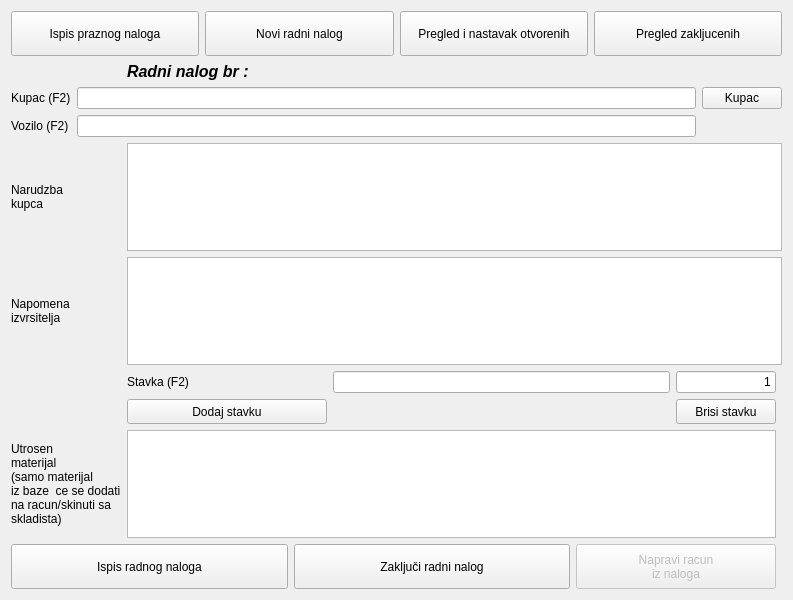
<?xml version="1.0" encoding="UTF-8"?>
<ui version="4.0">
 <class>frmrnalog</class>
 <widget class="QDialog" name="frmrnalog">
  <property name="geometry">
   <rect>
    <x>0</x>
    <y>0</y>
    <width>793</width>
    <height>600</height>
   </rect>
  </property>
  <property name="windowTitle">
   <string>Dialog</string>
  </property>
  <layout class="QGridLayout" name="gridLayout_2">
   <item row="6" column="0">
    <widget class="QLabel" name="label_5">
     <property name="text">
      <string>Utrosen
materijal
(samo materijal
iz baze  ce se dodati
na racun/skinuti sa 
skladista)</string>
     </property>
    </widget>
   </item>
   <item row="5" column="1">
    <layout class="QGridLayout" name="gridLayout_4">
     <item row="1" column="1">
      <widget class="QLabel" name="label_6">
       <property name="text">
        <string>Stavka (F2)</string>
       </property>
      </widget>
     </item>
     <item row="1" column="2">
      <widget class="QLineEdit" name="txtStavkaNaziv"/>
     </item>
     <item row="2" column="1">
      <widget class="QPushButton" name="btnStavkaDodaj">
       <property name="minimumSize">
        <size>
         <width>200</width>
         <height>25</height>
        </size>
       </property>
       <property name="maximumSize">
        <size>
         <width>200</width>
         <height>16777215</height>
        </size>
       </property>
       <property name="focusPolicy">
        <enum>Qt::NoFocus</enum>
       </property>
       <property name="contextMenuPolicy">
        <enum>Qt::NoContextMenu</enum>
       </property>
       <property name="text">
        <string>Dodaj stavku</string>
       </property>
      </widget>
     </item>
     <item row="1" column="3">
      <widget class="QLineEdit" name="txtStavkaKol">
       <property name="sizePolicy">
        <sizepolicy hsizetype="Expanding" vsizetype="Fixed">
         <horstretch>0</horstretch>
         <verstretch>1</verstretch>
        </sizepolicy>
       </property>
       <property name="maximumSize">
        <size>
         <width>100</width>
         <height>16777215</height>
        </size>
       </property>
       <property name="text">
        <string>1</string>
       </property>
       <property name="alignment">
        <set>Qt::AlignRight|Qt::AlignTrailing|Qt::AlignVCenter</set>
       </property>
      </widget>
     </item>
     <item row="2" column="3">
      <widget class="QPushButton" name="btnStavkaBrisi">
       <property name="minimumSize">
        <size>
         <width>100</width>
         <height>25</height>
        </size>
       </property>
       <property name="maximumSize">
        <size>
         <width>100</width>
         <height>16777215</height>
        </size>
       </property>
       <property name="focusPolicy">
        <enum>Qt::NoFocus</enum>
       </property>
       <property name="contextMenuPolicy">
        <enum>Qt::NoContextMenu</enum>
       </property>
       <property name="text">
        <string>Brisi stavku</string>
       </property>
      </widget>
     </item>
    </layout>
   </item>
   <item row="7" column="0" colspan="2">
    <layout class="QHBoxLayout" name="horizontalLayout_2">
     <item>
      <widget class="QPushButton" name="pushButton_10">
       <property name="minimumSize">
        <size>
         <width>0</width>
         <height>45</height>
        </size>
       </property>
       <property name="focusPolicy">
        <enum>Qt::NoFocus</enum>
       </property>
       <property name="contextMenuPolicy">
        <enum>Qt::NoContextMenu</enum>
       </property>
       <property name="text">
        <string>Ispis radnog naloga</string>
       </property>
      </widget>
     </item>
     <item>
      <widget class="QPushButton" name="pushButton_6">
       <property name="minimumSize">
        <size>
         <width>0</width>
         <height>45</height>
        </size>
       </property>
       <property name="focusPolicy">
        <enum>Qt::NoFocus</enum>
       </property>
       <property name="contextMenuPolicy">
        <enum>Qt::NoContextMenu</enum>
       </property>
       <property name="text">
        <string>Zaključi radni nalog</string>
       </property>
      </widget>
     </item>
     <item>
      <widget class="QPushButton" name="btnNapraviRac">
       <property name="enabled">
        <bool>false</bool>
       </property>
       <property name="minimumSize">
        <size>
         <width>200</width>
         <height>45</height>
        </size>
       </property>
       <property name="maximumSize">
        <size>
         <width>200</width>
         <height>16777215</height>
        </size>
       </property>
       <property name="text">
        <string>Napravi racun
iz naloga</string>
       </property>
      </widget>
     </item>
    </layout>
   </item>
   <item row="6" column="2">
    <layout class="QGridLayout" name="gridLayout_3">
     <property name="sizeConstraint">
      <enum>QLayout::SetDefaultConstraint</enum>
     </property>
     <property name="verticalSpacing">
      <number>6</number>
     </property>
    </layout>
   </item>
   <item row="1" column="1">
    <widget class="QLabel" name="lblRNalog">
     <property name="font">
      <font>
       <pointsize>12</pointsize>
       <weight>75</weight>
       <italic>true</italic>
       <bold>true</bold>
      </font>
     </property>
     <property name="text">
      <string>Radni nalog br :</string>
     </property>
    </widget>
   </item>
   <item row="0" column="0" colspan="3">
    <layout class="QHBoxLayout" name="horizontalLayout">
     <item>
      <widget class="QPushButton" name="pushButton_5">
       <property name="minimumSize">
        <size>
         <width>0</width>
         <height>45</height>
        </size>
       </property>
       <property name="focusPolicy">
        <enum>Qt::NoFocus</enum>
       </property>
       <property name="contextMenuPolicy">
        <enum>Qt::NoContextMenu</enum>
       </property>
       <property name="text">
        <string>Ispis praznog naloga</string>
       </property>
      </widget>
     </item>
     <item>
      <widget class="QPushButton" name="pushButton_8">
       <property name="minimumSize">
        <size>
         <width>0</width>
         <height>45</height>
        </size>
       </property>
       <property name="focusPolicy">
        <enum>Qt::NoFocus</enum>
       </property>
       <property name="contextMenuPolicy">
        <enum>Qt::NoContextMenu</enum>
       </property>
       <property name="text">
        <string>Novi radni nalog</string>
       </property>
      </widget>
     </item>
     <item>
      <widget class="QPushButton" name="pushButton_9">
       <property name="minimumSize">
        <size>
         <width>0</width>
         <height>45</height>
        </size>
       </property>
       <property name="focusPolicy">
        <enum>Qt::NoFocus</enum>
       </property>
       <property name="contextMenuPolicy">
        <enum>Qt::NoContextMenu</enum>
       </property>
       <property name="text">
        <string>Pregled i nastavak otvorenih</string>
       </property>
      </widget>
     </item>
     <item>
      <widget class="QPushButton" name="pushButton_11">
       <property name="minimumSize">
        <size>
         <width>0</width>
         <height>45</height>
        </size>
       </property>
       <property name="focusPolicy">
        <enum>Qt::NoFocus</enum>
       </property>
       <property name="contextMenuPolicy">
        <enum>Qt::NoContextMenu</enum>
       </property>
       <property name="text">
        <string>Pregled zakljucenih</string>
       </property>
      </widget>
     </item>
    </layout>
   </item>
   <item row="2" column="0" colspan="3">
    <layout class="QVBoxLayout" name="verticalLayout">
     <item>
      <layout class="QGridLayout" name="gridLayout">
       <item row="0" column="2">
        <widget class="QLineEdit" name="txtKupacInfo"/>
       </item>
       <item row="0" column="0">
        <widget class="QLabel" name="label">
         <property name="text">
          <string>Kupac (F2)</string>
         </property>
        </widget>
       </item>
       <item row="1" column="0">
        <widget class="QLabel" name="label_2">
         <property name="text">
          <string>Vozilo (F2)</string>
         </property>
        </widget>
       </item>
       <item row="1" column="2">
        <widget class="QLineEdit" name="txtVoziloInfo"/>
       </item>
       <item row="0" column="3">
        <widget class="QPushButton" name="pushButton_4">
         <property name="focusPolicy">
          <enum>Qt::NoFocus</enum>
         </property>
         <property name="contextMenuPolicy">
          <enum>Qt::NoContextMenu</enum>
         </property>
         <property name="text">
          <string>Kupac</string>
         </property>
        </widget>
       </item>
      </layout>
     </item>
    </layout>
   </item>
   <item row="4" column="1" colspan="2">
    <widget class="QPlainTextEdit" name="txtNapomena"/>
   </item>
   <item row="3" column="1" colspan="2">
    <widget class="QPlainTextEdit" name="txtTrazeni"/>
   </item>
   <item row="6" column="1">
    <widget class="QTableView" name="tableStavke">
     <property name="minimumSize">
      <size>
       <width>500</width>
       <height>0</height>
      </size>
     </property>
    </widget>
   </item>
   <item row="3" column="0">
    <widget class="QLabel" name="label_3">
     <property name="text">
      <string>Narudzba
kupca</string>
     </property>
    </widget>
   </item>
   <item row="4" column="0">
    <widget class="QLabel" name="label_4">
     <property name="text">
      <string>Napomena
izvrsitelja</string>
     </property>
    </widget>
   </item>
  </layout>
 </widget>
 <tabstops>
  <tabstop>txtKupacInfo</tabstop>
  <tabstop>txtVoziloInfo</tabstop>
  <tabstop>txtTrazeni</tabstop>
  <tabstop>txtNapomena</tabstop>
  <tabstop>tableStavke</tabstop>
  <tabstop>pushButton_4</tabstop>
 </tabstops>
 <resources/>
 <connections/>
</ui>
